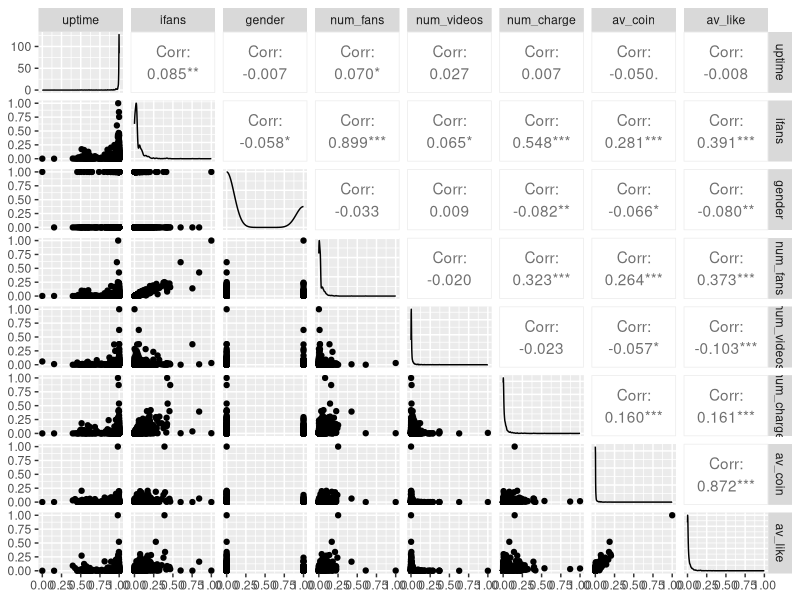
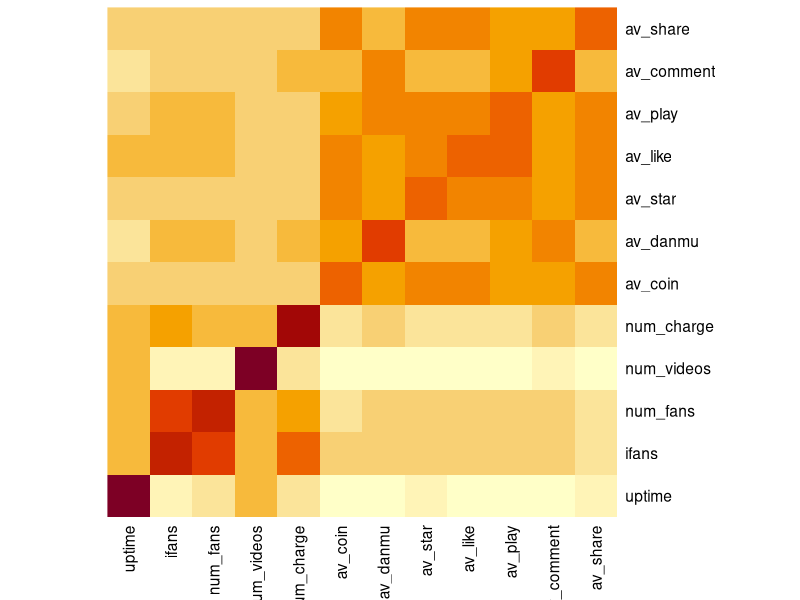
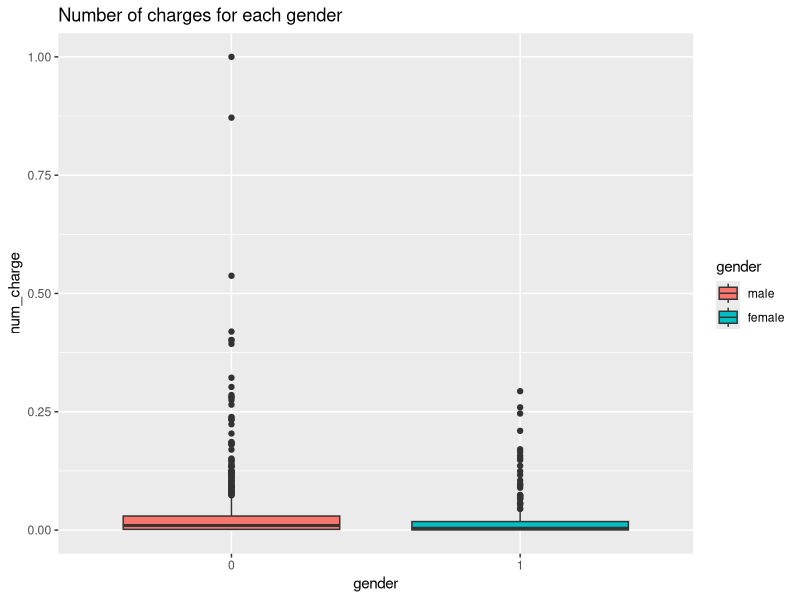
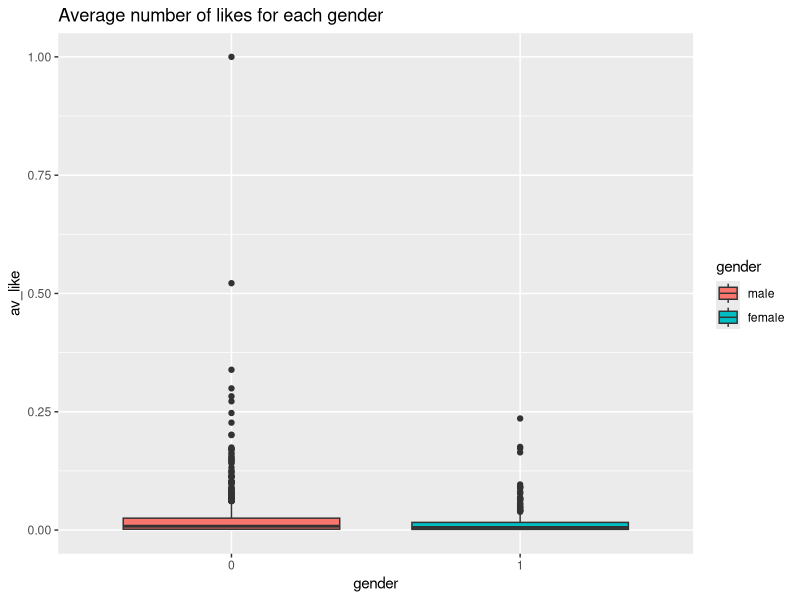
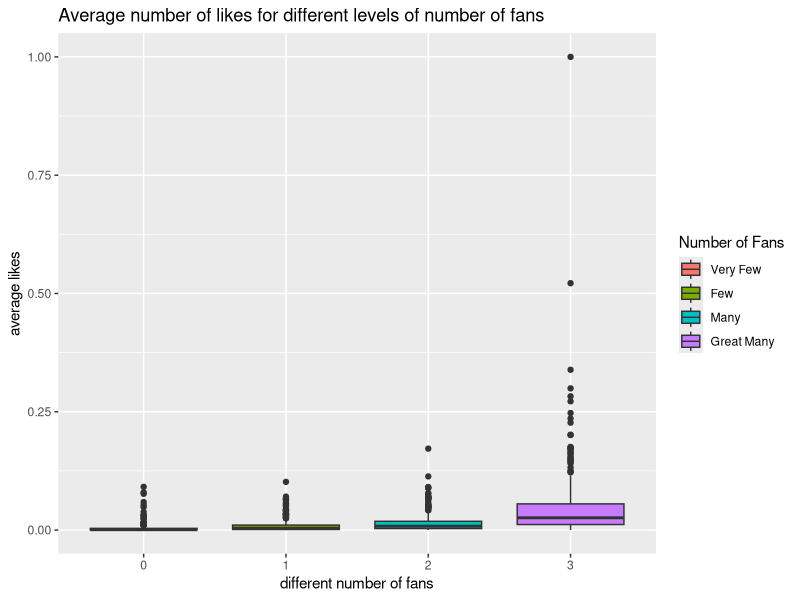
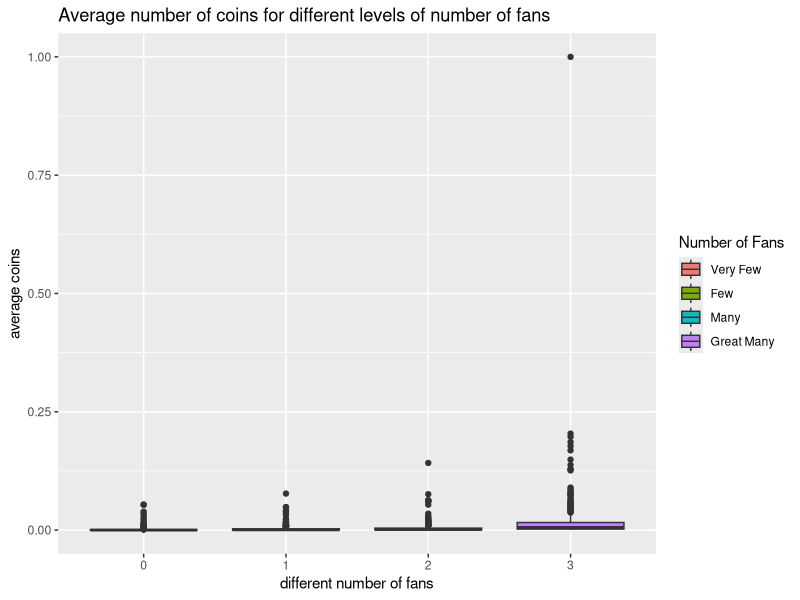
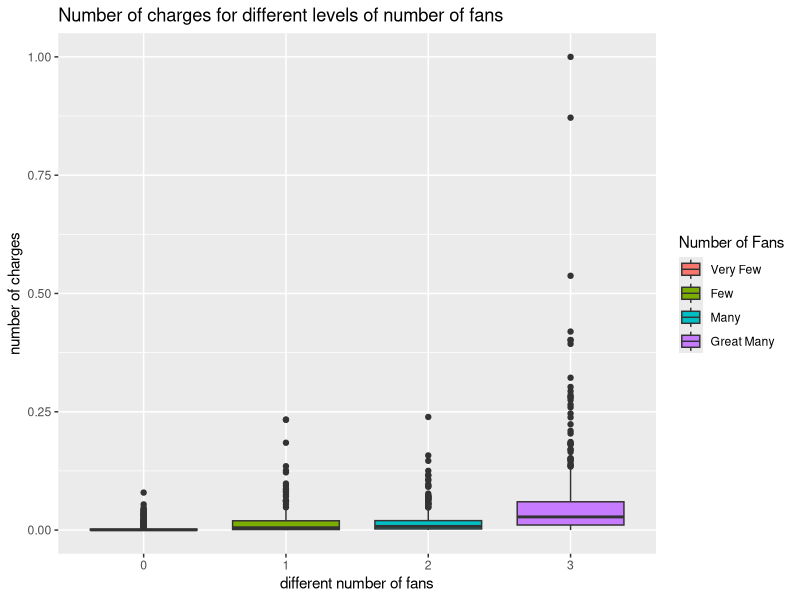
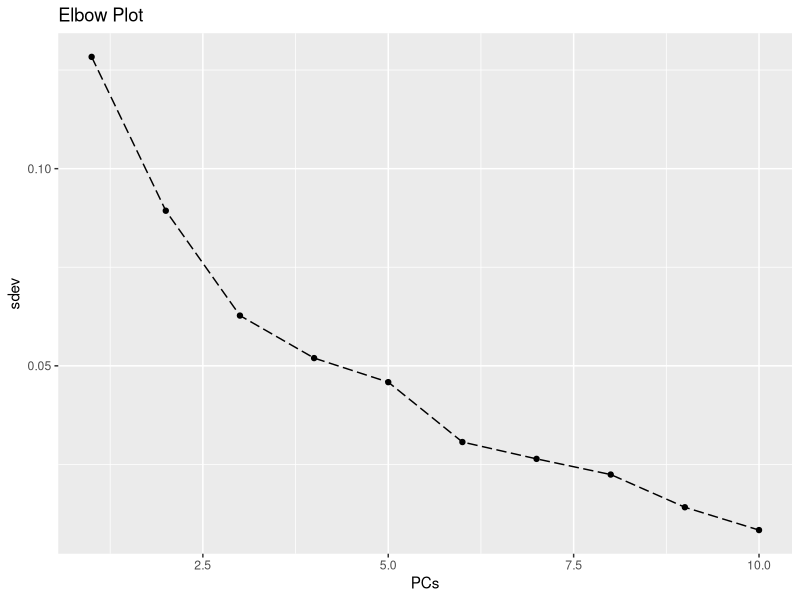

Recreate these plots in R, in order. (Note: this script raises an error after producing the figures.)
#-*- coding: utf-8 -*-
library(GGally)
library(tidyverse)

data = read.csv("./Datasets/bilibili.csv",header=T)
colnames(data)[1] = "idx"
data$gender = factor(data$gender)
data$fans_cat = factor(data$fans_cat)
data$id = factor(data$id)

## standardized so that every value is in (0,1)
column_max = apply(data[,c(3:4,6,8:16)],2,max)
column_min = apply(data[,c(3:4,6,8:16)],2,min)
data_std = t((t(data[,c(3:4,6,8:16)])-column_min)/(column_max-column_min))
data[,c(3:4,6,8:16)] = data_std
write.csv(data,"./Datasets/std_bilibili.csv")

## Create Scatter Plot Matrix
data$gender = as.numeric(data$gender)-1
ggpairs(data[,c(3:6,8:10,13)])#use av_coin av_like作为代表画spm
corr = cor(data[,c(-1,-2,-5,-7)])
heatmap(corr,Colv = NA,Rowv=NA,scale = "column")
data$gender = factor(data$gender)

## boxplot for each categories
ggplot(data=data)+
  geom_boxplot(aes(x = gender,y=num_charge,fill=gender))+
  labs(title = "Number of charges for each gender")+
  scale_fill_hue(labels = c("male","female"))

ggplot(data=data)+
  geom_boxplot(aes(x = gender,y=av_like,fill=gender))+
  labs(title = "Average number of likes for each gender")+
  scale_fill_hue(labels = c("male","female"))

ggplot(data=data)+
  geom_boxplot(aes(x = fans_cat,y=av_like,fill=fans_cat))+
  labs(title = "Average number of likes for different levels of number of fans")+
  scale_fill_hue(labels = c("Very Few","Few","Many","Great Many"))+
  labs(fill="Number of Fans")+
  ylab("average likes")+
  xlab("different number of fans")

ggplot(data=data)+
  geom_boxplot(aes(x = fans_cat,y=av_coin,fill=fans_cat))+
  labs(title = "Average number of coins for different levels of number of fans")+
  scale_fill_hue(labels = c("Very Few","Few","Many","Great Many"))+
  labs(fill="Number of Fans")+
  ylab("average coins")+
  xlab("different number of fans")

ggplot(data=data)+
  geom_boxplot(aes(x = fans_cat,y=num_charge,fill=fans_cat))+
  labs(title = "Number of charges for different levels of number of fans")+
  scale_fill_hue(labels = c("Very Few","Few","Many","Great Many"))+
  labs(fill="Number of Fans")+
  ylab("number of charges")+
  xlab("different number of fans")

## PCA
## From below, drop the ifans variable
data.pca = prcomp(data[,c(3,8:16)])
ggplot()+
  geom_point(aes(x=1:length(data.pca$sdev),y=data.pca$sdev))+
  geom_line(aes(x=1:length(data.pca$sdev),y=data.pca$sdev),lty="longdash")+
  labs(title="Elbow Plot")+
  xlab("PCs")+
  ylab("sdev")
write.csv(round(data.pca$rotation,2),"./EDA/rotation.csv")
## 解释性非常差，很难解读
data.pca$sdev^2/sum(data.pca$sdev^2)

## ELASTICNET
library(glmnet)
data$gender = sapply(data$gender,as.integer)-1
Design = as.matrix(data[,c(3,5,8:16)])

## Using Multicategorical glm
cvfit1 = cv.glmnet(Design,as.integer(data$fans_cat),family="multinomial")
plot(cvfit1)
s1 = cvfit1$lambda.min
s2 = cvfit1$lambda.1se
lasso1.coef = coef(cvfit1$glmnet.fit,s=s1,exact = F)
lasso1.coef2 = coef(cvfit1$glmnet.fit,s=s2,exact = F)
write.csv(round(as.matrix(lasso1.coef$'1'),2),"./EDA/multi_min_lasso.csv")
write.csv(round(as.matrix(lasso1.coef2$'1'),2),"./EDA/multi_1se_lasso.csv")

## Using Continuous data(number of fans)
cvfit2 = cv.glmnet(Design,data$num_fans)
plot(cvfit2)
s11 = cvfit2$lambda.min
s21 = cvfit2$lambda.1se
lasso2.coef1 = coef(cvfit2$glmnet.fit,s=s11,exact = F)
lasso2.coef2 = coef(cvfit2$glmnet.fit,s=s21,exact = F)
write.csv(round(as.matrix(lasso2.coef1),2),"./EDA/cont_min_lasso.csv")
write.csv(round(as.matrix(lasso2.coef2),2),"./EDA/cont_1se_lasso.csv")

## From the result above, seemingly have to use all the variables extracted